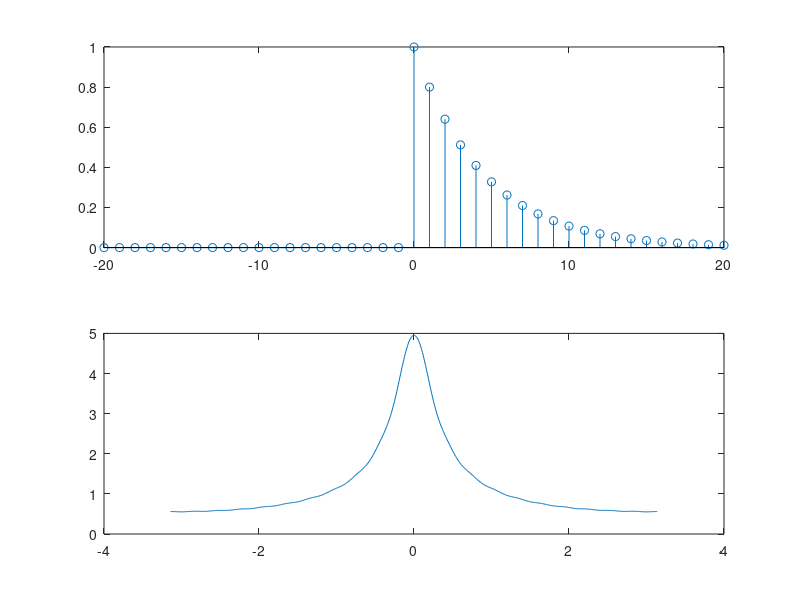

The MATLAB source for this figure:
clc;
close all;
clear all;
n= -20:1:20;
xn = (0.8).^n .*(n>=0);
w= -pi :0.01: pi;

for k = 1:length(w)
    Xw(k) = sum (xn.*exp(-1j*w(k)*n));
end

figure(1);
subplot(2,1,1);
stem (n,xn);
subplot (2,1,2);
plot (w,abs(Xw));
